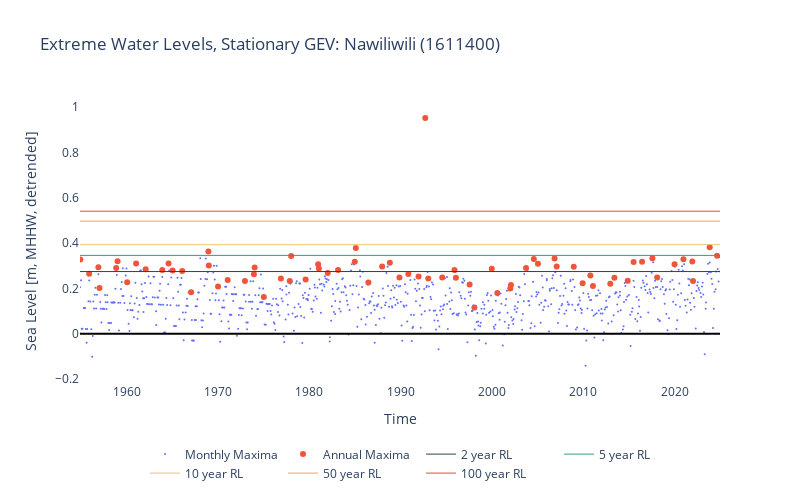

Notebook cell for this chart:
### Markdown cell above
```{glue:figure} SL_extremes_timeseries
:name: "SL_extremes_timeseries"

Extreme water levels at {glue:text}`station_name`, plotted with the background long-term trend removed. The 2,10,50, and 100 return levels are shown in blue, green, yellow and orange respectively. Both monthly and yearly maxima are obtained using the block maxima method. The GEV-derived stationary return levels are derived using the pyextremes python package. One key takeaway from this figure: removing the trend shows that we've had some significant events in the past that do not show up in our rankings. 
```

### Code cell
import plotly.graph_objects as go


fig = go.Figure()

# Add monthly maxima as a line
fig.add_trace(go.Scatter(x=BM_month.index, y=BM_month, mode='markers', name='Monthly Maxima', marker=dict(size=2)))

# Add annual maxima as scatter points
fig.add_trace(go.Scatter(x=BM_year.index, y=BM_year, mode='markers', name='Annual Maxima'))


colors = ['#264653',  # dark cyan
          '#2a9d8f',  # teal
          '#e9c46a',  # sandy yellow
          '#f4a261',  # sandy orange
          "#f14b22"]  # dark orange


# Add return levels as labeled lines
for i, period in enumerate(return_periods):
    fig.add_trace(go.Scatter(x=[BM_month.index.min(), BM_month.index.max()],
                             y=[summary.loc[period, 'Water Level (m, MHHW)']] * 2,
                             mode='lines',
                             line=dict(color=colors[i], width=1),
                             name=f'{period} year RL'))
    
# Add a bold black line at 0 for MHHW
fig.add_hline(y=0, line=dict(color='black', width=2))

# Set titles and labels
fig.update_layout(title=f'Extreme Water Levels, Stationary GEV: {station_name} ({station_id})',
                  xaxis_title='Time',
                  yaxis_title='Sea Level [m, MHHW, detrended]',
                  legend=dict(x=0.5, xanchor='center', y=-0.2, orientation='h', bgcolor='rgba(255,255,255,0.8)'),
                  plot_bgcolor='white',  # Set plot background to white
                  paper_bgcolor='white')  # Set overall background to white

# Set x-axis limits if needed
fig.update_xaxes(range=[BM_month.index.min(), BM_month.index.max()])
fig.update_layout(width=800, height=500,autosize=False)
# Show the figure
fig.show()

# save the figure
figname = 'SL_extremes_monthly_annual_maxima_' + station_name + '.html'

fig.write_html(output_dir / figname)

### Figure 1 — Plotly figure (JSON) as saved in the notebook; plotly's stock layout.template omitted (floating-point values rounded to 4 significant figures; data arrays with more than 128 entries replaced by an {"elided": "..."} marker saying what was removed)
{"data": [{"marker": {"size": 2}, "mode": "markers", "name": "Monthly Maxima", "type": "scatter", "x": {"elided": "841 str values"}, "y": {"elided": "841 float values"}}, {"mode": "markers", "name": "Annual Maxima", "type": "scatter", "x": ["1954-12-10T14:00:00.000000000", "1955-11-29T14:00:00.000000000", "1956-12-01T13:00:00.000000000", "1957-01-16T14:00:00.000000000", "1958-11-12T14:00:00.000000000", "1959-01-08T13:00:00.000000000", "1960-01-27T14:00:00.000000000", "1961-01-17T15:00:00.000000000", "1962-02-04T14:00:00.000000000", "1963-12-01T14:00:00.000000000", "1964-08-07T01:00:00.000000000", "1965-01-17T14:00:00.000000000", "1966-02-05T14:00:00.000000000", "1967-01-25T14:00:00.000000000", "1968-12-18T13:00:00.000000000", "1969-01-02T14:00:00.000000000", "1970-01-06T13:00:00.000000000", "1971-01-27T14:00:00.000000000", "1972-12-17T11:00:00.000000000", "1973-12-10T14:00:00.000000000", "1974-01-07T13:00:00.000000000", "1975-01-10T13:00:00.000000000", "1976-11-22T15:00:00.000000000", "1977-11-11T14:00:00.000000000", "1978-01-07T13:00:00.000000000", "1979-08-08T02:00:00.000000000", "1980-12-21T14:00:00.000000000", "1981-01-19T13:00:00.000000000", "1982-01-09T13:00:00.000000000", "1983-02-25T13:00:00.000000000", "1984-12-23T15:00:00.000000000", "1985-02-04T14:00:00.000000000", "1986-06-22T02:00:00.000000000", "1987-12-22T15:00:00.000000000", "1988-10-26T14:00:00.000000000", "1989-11-13T14:00:00.000000000", "1990-11-04T15:00:00.000000000", "1991-12-19T13:00:00.000000000", "1992-09-12T02:00:00.000000000", "1993-01-09T15:00:00.000000000", "1994-07-22T01:00:00.000000000", "1995-11-22T14:00:00.000000000", "1996-01-19T13:00:00.000000000", "1997-07-20T02:00:00.000000000", "1998-01-28T15:00:00.000000000", "1999-12-22T14:00:00.000000000", "2000-07-31T02:00:00.000000000", "2001-12-31T15:00:00.000000000", "2002-01-29T15:00:00.000000000", "2003-09-24T00:00:00.000000000", "2004-07-31T01:00:00.000000000", "2005-01-11T15:00:00.000000000", "2006-11-06T14:00:00.000000000", "2007-01-30T13:00:00.000000000", "2008-12-13T15:00:00.000000000", "2009-12-03T15:00:00.000000000", "2010-10-09T15:00:00.000000000", "2011-01-19T14:00:00.000000000", "2012-12-13T14:00:00.000000000", "2013-05-26T03:00:00.000000000", "2014-11-08T15:00:00.000000000", "2015-07-03T03:00:00.000000000", "2016-06-05T02:00:00.000000000", "2017-07-23T02:00:00.000000000", "2018-01-30T13:00:00.000000000", "2019-12-25T14:00:00.000000000", "2020-12-15T15:00:00.000000000", "2021-12-05T15:00:00.000000000", "2022-01-02T14:00:00.000000000", "2023-10-30T15:00:00.000000000", "2024-08-20T02:00:00.000000000"], "y": [0.3279, 0.2651, 0.2943, 0.202, 0.2907, 0.3204, 0.2274, 0.3106, 0.2847, 0.2813, 0.3101, 0.2792, 0.2773, 0.1835, 0.363, 0.3019, 0.2091, 0.2371, 0.2336, 0.2628, 0.2927, 0.1628, 0.2443, 0.2335, 0.3433, 0.2393, 0.3068, 0.2886, 0.2689, 0.2818, 0.3184, 0.3792, 0.2266, 0.2968, 0.3143, 0.2483, 0.2645, 0.2535, 0.9531, 0.2445, 0.2487, 0.2822, 0.2479, 0.2181, 0.1162, 0.2877, 0.1805, 0.1999, 0.2158, 0.2907, 0.3301, 0.3093, 0.3329, 0.2975, 0.2961, 0.2233, 0.2577, 0.2112, 0.2207, 0.2478, 0.2341, 0.3169, 0.3182, 0.3331, 0.2492, 0.3067, 0.3289, 0.3191, 0.2329, 0.3825, 0.3451]}, {"line": {"color": "#264653", "width": 1}, "mode": "lines", "name": "2 year RL", "type": "scatter", "x": ["1954-11-27T15:00:00", "2024-12-15T14:00:00"], "y": [0.2749, 0.2749]}, {"line": {"color": "#2a9d8f", "width": 1}, "mode": "lines", "name": "5 year RL", "type": "scatter", "x": ["1954-11-27T15:00:00", "2024-12-15T14:00:00"], "y": [0.3462, 0.3462]}, {"line": {"color": "#e9c46a", "width": 1}, "mode": "lines", "name": "10 year RL", "type": "scatter", "x": ["1954-11-27T15:00:00", "2024-12-15T14:00:00"], "y": [0.3934, 0.3934]}, {"line": {"color": "#f4a261", "width": 1}, "mode": "lines", "name": "50 year RL", "type": "scatter", "x": ["1954-11-27T15:00:00", "2024-12-15T14:00:00"], "y": [0.4974, 0.4974]}, {"line": {"color": "#f14b22", "width": 1}, "mode": "lines", "name": "100 year RL", "type": "scatter", "x": ["1954-11-27T15:00:00", "2024-12-15T14:00:00"], "y": [0.5413, 0.5413]}], "layout": {"autosize": false, "height": 500, "legend": {"bgcolor": "rgba(255,255,255,0.8)", "orientation": "h", "x": 0.5, "xanchor": "center", "y": -0.2}, "paper_bgcolor": "white", "plot_bgcolor": "white", "shapes": [{"line": {"color": "black", "width": 2}, "type": "line", "x0": 0, "x1": 1, "xref": "x domain", "y0": 0, "y1": 0, "yref": "y"}], "title": {"text": "Extreme Water Levels, Stationary GEV: Nawiliwili (1611400)"}, "width": 800, "xaxis": {"range": ["1954-11-27T15:00:00", "2024-12-15T14:00:00"], "title": {"text": "Time"}}, "yaxis": {"title": {"text": "Sea Level [m, MHHW, detrended]"}}}}
